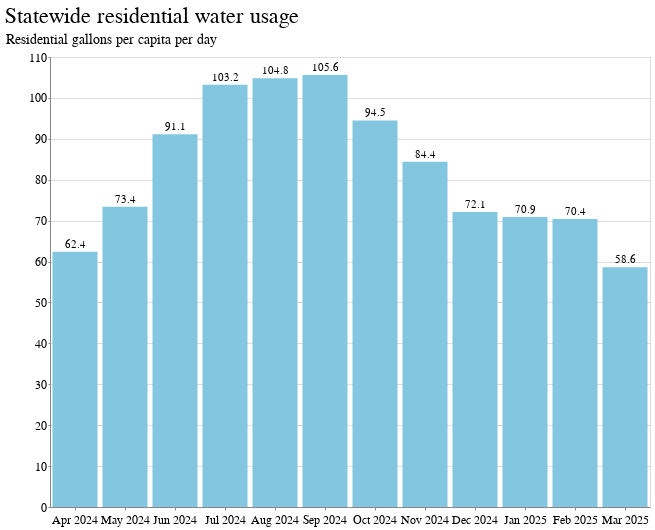

The notebook cell this image was saved under:
### Code cell
base = alt.Chart(
    statewide_df.tail(12)
).encode(
    x=alt.X("yearmonth(report_period_start_date):O").axis(title=""),
    tooltip=["state_pop_weighted_rgpcd","report_period_start_date"]
)

bar = base.mark_bar(color="#83c6e0").encode(
    y=alt.Y("state_pop_weighted_rgpcd", stack=None).axis(title="Residential gallons per capita per day"),
    text="state_pop_weighted_rgpcd"
)

# avg_line = base.mark_line(interpolate='step', color='#1281aa').encode(
#     y=alt.Y("regional_r_gpcd"),
#     text="regional_r_gpcd"
# )

# goal_line = alt.Chart(pd.DataFrame({'y': [80]})).mark_rule(color="#b75a36",strokeDash=[10,11]).encode(y='y')

(
    bar + 
    # avg_line + 
    bar.mark_text(align='center', dy=-7) 
    # avg_line.mark_text(align='center', dy=-7)
).properties(title=f"Statewide residential water usage", width=600)

### Figure 1 — Vega-Lite specification as saved in the notebook (floating-point values rounded to 4 significant figures)
{"config": {"view": {"width": 800, "height": 450}, "background": "#ffffff", "title": {"anchor": "start", "font": "BentonGothic-Bold, sans", "fontColor": "#000000", "fontSize": 22, "fontWeight": "normal"}, "arc": {"fill": "#82c6df"}, "area": {"fill": "#82c6df"}, "line": {"stroke": "#82c6df", "strokeWidth": 3}, "path": {"stroke": "#82c6df"}, "rect": {"fill": "#82c6df"}, "shape": {"stroke": "#82c6df"}, "bar": {"fill": "#82c6df"}, "point": {"stroke": "#82c6df"}, "symbol": {"fill": "#82c6df", "size": 30}, "axis": {"titleFont": "BentonGothic-Bold, sans", "titleFontSize": 14, "titleFontWeight": "normal", "labelFont": "BentonGothic, sans", "labelFontSize": 12, "labelFontWeight": "normal"}, "axisX": {"labelAngle": 0, "labelPadding": 4, "tickSize": 3}, "axisY": {"labelBaseline": "middle", "maxExtent": 45, "minExtent": 45, "tickSize": 2, "titleAlign": "left", "titleAngle": 0, "titleX": -45, "titleY": -11}, "legend": {"titleFont": "BentonGothic-Bold, sans", "titleFontSize": 14, "titleFontWeight": "normal", "symbolType": "square", "labelFont": "BentonGothic, sans", "labelFontSize": 13}, "range": {"category": ["#3580b1", "#ec8431", "#ab7fb4", "#c89d29", "#adc839", "#829eb1"], "diverging": ["#e68a4f", "#f4bb6a", "#f9e39c", "#dadfe2", "#a6b7c6", "#849eae"], "heatmap": ["#fbf2c7", "#f9e39c", "#f8d36e", "#f4bb6a", "#e68a4f", "#d15a40", "#ab4232"], "ordinal": ["#fbf2c7", "#f9e39c", "#f8d36e", "#f4bb6a", "#e68a4f", "#d15a40", "#ab4232"], "ramp": ["#fbf2c7", "#f9e39c", "#f8d36e", "#f4bb6a", "#e68a4f", "#d15a40", "#ab4232"]}}, "layer": [{"mark": {"type": "bar", "color": "#83c6e0"}, "encoding": {"text": {"field": "state_pop_weighted_rgpcd", "type": "quantitative"}, "tooltip": [{"field": "state_pop_weighted_rgpcd", "type": "quantitative"}, {"field": "report_period_start_date", "type": "temporal"}], "x": {"axis": {"title": ""}, "field": "report_period_start_date", "timeUnit": "yearmonth", "type": "ordinal"}, "y": {"axis": {"title": "Residential gallons per capita per day"}, "field": "state_pop_weighted_rgpcd", "stack": null, "type": "quantitative"}}}, {"mark": {"type": "text", "align": "center", "dy": -7}, "encoding": {"text": {"field": "state_pop_weighted_rgpcd", "type": "quantitative"}, "tooltip": [{"field": "state_pop_weighted_rgpcd", "type": "quantitative"}, {"field": "report_period_start_date", "type": "temporal"}], "x": {"axis": {"title": ""}, "field": "report_period_start_date", "timeUnit": "yearmonth", "type": "ordinal"}, "y": {"axis": {"title": "Residential gallons per capita per day"}, "field": "state_pop_weighted_rgpcd", "stack": null, "type": "quantitative"}}}], "data": {"name": "data-a9e657111dccb6b32273ed01a8a0149d"}, "title": "Statewide residential water usage", "width": 600, "$schema": "https://vega.github.io/schema/vega-lite/v5.20.1.json", "datasets": {"data-a9e657111dccb6b32273ed01a8a0149d": [{"report_period_start_date": "2024-04-01T00:00:00", "total_pop": 36730000.0, "total_gallons": 118200000000.0, "state_pop_weighted_rgpcd": 62.4}, {"report_period_start_date": "2024-05-01T00:00:00", "total_pop": 36740000.0, "total_gallons": 148600000000.0, "state_pop_weighted_rgpcd": 73.4}, {"report_period_start_date": "2024-06-01T00:00:00", "total_pop": 36840000.0, "total_gallons": 178100000000.0, "state_pop_weighted_rgpcd": 91.1}, {"report_period_start_date": "2024-07-01T00:00:00", "total_pop": 36830000.0, "total_gallons": 206800000000.0, "state_pop_weighted_rgpcd": 103.2}, {"report_period_start_date": "2024-08-01T00:00:00", "total_pop": 36770000.0, "total_gallons": 205800000000.0, "state_pop_weighted_rgpcd": 104.8}, {"report_period_start_date": "2024-09-01T00:00:00", "total_pop": 36580000.0, "total_gallons": 212100000000.0, "state_pop_weighted_rgpcd": 105.6}, {"report_period_start_date": "2024-10-01T00:00:00", "total_pop": 36690000.0, "total_gallons": 170500000000.0, "state_pop_weighted_rgpcd": 94.5}, {"report_period_start_date": "2024-11-01T00:00:00", "total_pop": 36620000.0, "total_gallons": 135900000000.0, "state_pop_weighted_rgpcd": 84.4}, {"report_period_start_date": "2024-12-01T00:00:00", "total_pop": 36460000.0, "total_gallons": -285000000000.0, "state_pop_weighted_rgpcd": 72.1}, {"report_period_start_date": "2025-01-01T00:00:00", "total_pop": 34120000.0, "total_gallons": 114900000000.0, "state_pop_weighted_rgpcd": 70.9}, {"report_period_start_date": "2025-02-01T00:00:00", "total_pop": 32230000.0, "total_gallons": 88730000000.0, "state_pop_weighted_rgpcd": 70.4}, {"report_period_start_date": "2025-03-01T00:00:00", "total_pop": 31170000.0, "total_gallons": 94750000000.0, "state_pop_weighted_rgpcd": 58.6}]}}
